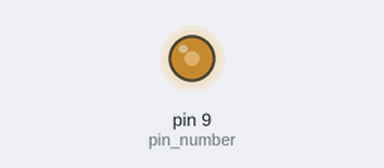
Recording of a sketch running on a simulated Arduino Uno, built with avr-gcc and run on an emulated ATmega328P. Parts: output pins drawn as LEDs (lit = HIGH). What the sketch prints to the serial monitor is not drawn.

Above: at 0.1 s.
Timing chart, 0 to 1.6 s (numbered marks = the images above):
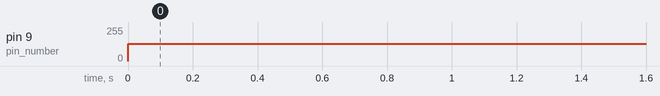

The sketch:

timer_pwm_generator.ino
```cpp
bool pwm_init_state = false;
long frequency = 10E3; // Add desired frequency in kHz, 10kHz here
int duty_cycle = 50; // Add desired duty cycle in percentage, 50%
int pin_number = 9; // Change your pin number accordingly, check the README.md

void setup() {
  pinMode(pin_number, OUTPUT); // Choose PWM pin, must be compatible
  Serial.begin(115200);
}

void loop() {
  if(!pwm_init_state)
    pwm_init_state = pwm_init(frequency, duty_cycle);

  printFD();
  delay(3000);
}

bool pwm_init(long frequency,int duty_cycle) {
  TCCR1A = B00000000;
  TCCR1B = B00000000;

  TCCR1A |= (1<<WGM11) | (1<<COM1A1) | (1<<COM1B1); // Mode 14 WGM13-->11 and COM1A1 & COM1B1 | Non inverted
  TCCR1B |= (1<<CS10) | (1<<WGM12) | (1<<WGM13); // Precaler 1

  ICR1=16E6/(1*frequency); // = 16E6/(Prescaler * Frequency)
  OCR1A=ICR1*(duty_cycle * 0.01); //  = ICR1 * (Duty * 0.01)
  return true;
}

void printFD() {
  Serial.print("Frequency : ");
  if (frequency < 1000) {
    Serial.print(frequency);
    Serial.print(" Hz");
    Serial.print("\n");
  }
  else {
    Serial.print(frequency / 1000);
    Serial.print(" kHz");
    Serial.print("\n");
  }

  Serial.print("Duty Cycle : ");
  Serial.print(duty_cycle);
  Serial.print(" %");
  Serial.print("\n");
}
```

Measured:
- by itself, pin 9 (pin_number): 0/255 → 128/255 at 0.00 s
